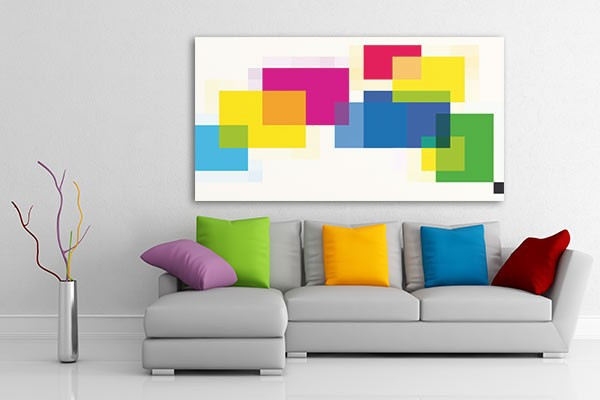
%> input picture img.jpg, 600 x 400 px
$ octave DCT_process.m   (GNU Octave 9; MATLAB toolbox functions it lacks are replaced by stand-ins)
%> lines starting %> are read from the running program, lines starting %| are printed output that depends on the picture
### load_img.m
I = imread('img.jpg');
%> I is the input picture: size 400x600x3 uint8; mean R, G, B 195.7, 193.6, 184.9
I = double(rgb2gray(I));
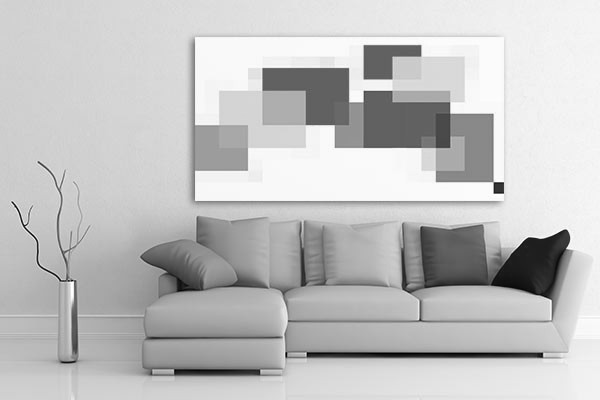
%> I: size 400x600 double; min 0, max 255, mean 193.3
[h, w] = size(I);
%> h = 400; w = 600

### DCT_process.m
load_img;

I_DCT = dct2(I);

figure
imshow(log(abs(I_DCT)), [])
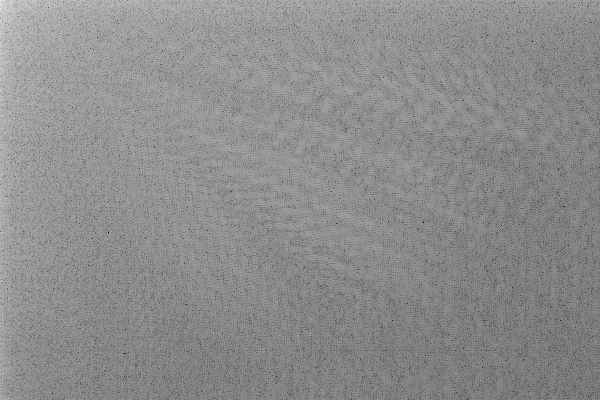
%> displayed picture: size 400x600, on the screen's scale of 0 to 255; min 0, max 255, mean 140.7
colormap(gca,jet(64))
colorbar
title('DCT')
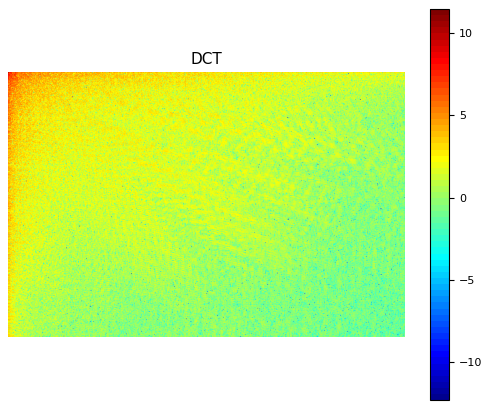
%> figure redrawn from the program's plot data
% on observe que la majorité des basses fréquences se situent dans le coin
% en haut à gauche

% séparation hautes et basses fréquences
cutoff = round(2.0 * 256);
High_DCT = fliplr(tril(fliplr(I_DCT), cutoff));
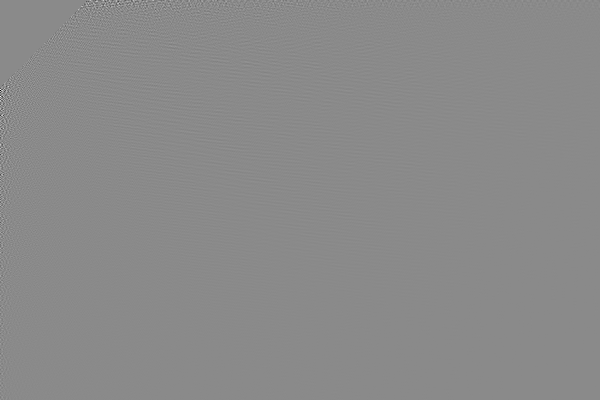
%> High_DCT: size 400x600 double; min -565.9, max 476.8, mean 0; drawn with min black and max white
Low_DCT = I_DCT - High_DCT;
% DCT inverse
I_High = idct2(High_DCT);
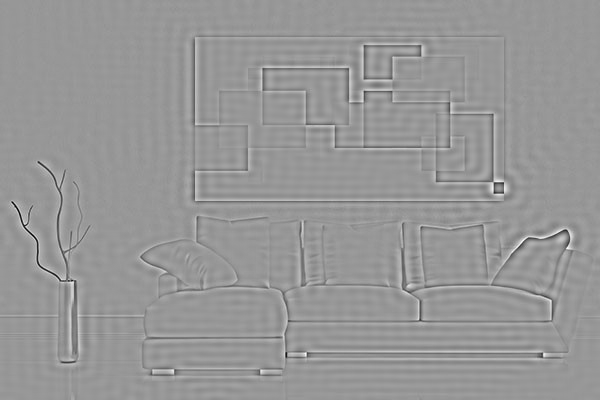
%> I_High: size 400x600 double; min -172.4, max 117.8, mean 0; drawn with min black and max white
I_Low = idct2(Low_DCT);
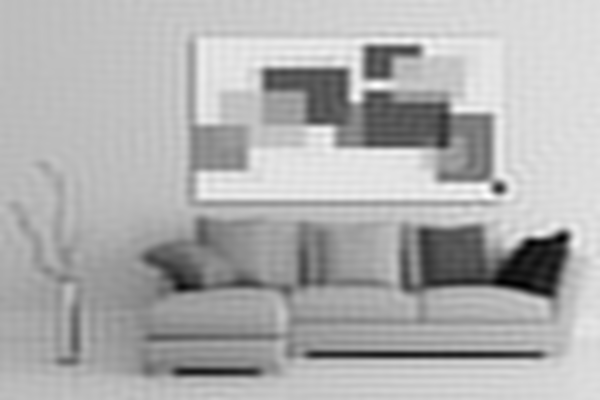
%> I_Low: size 400x600 double; min 0.629, max 280.5, mean 193.3; drawn with min black and max white

figure
colormap gray
subplot(3,2,1), imagesc(I), title('Original'), colorbar
subplot(3,2,2), imagesc(log(abs(I_DCT))), title('log(DTC(Original))'), colorbar

subplot(3,2,3), imagesc(log(abs(Low_DCT))), title('log(DTC(LF))'), colorbar
subplot(3,2,4), imagesc(log(abs(High_DCT))), title('log(DTC(HF))'), colorbar

subplot(3,2,5), imagesc(I_Low), title('LF'), colorbar
subplot(3,2,6), imagesc(I_High), title('HF'), colorbar
%> after `colorbar`:
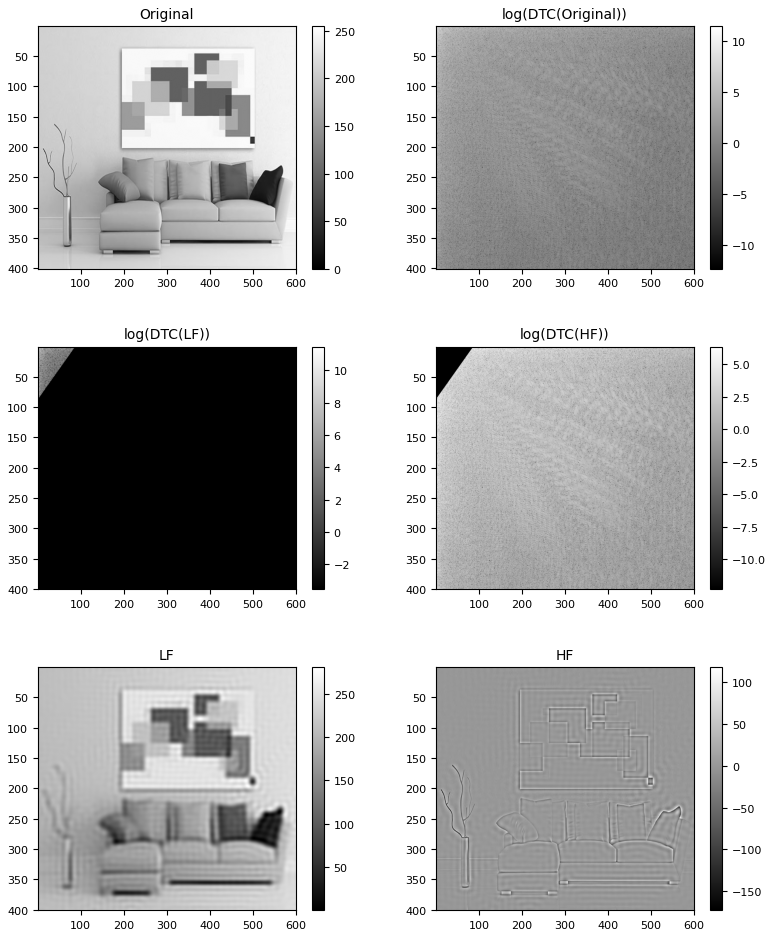
%> figure redrawn from the program's plot data, 6 panels
